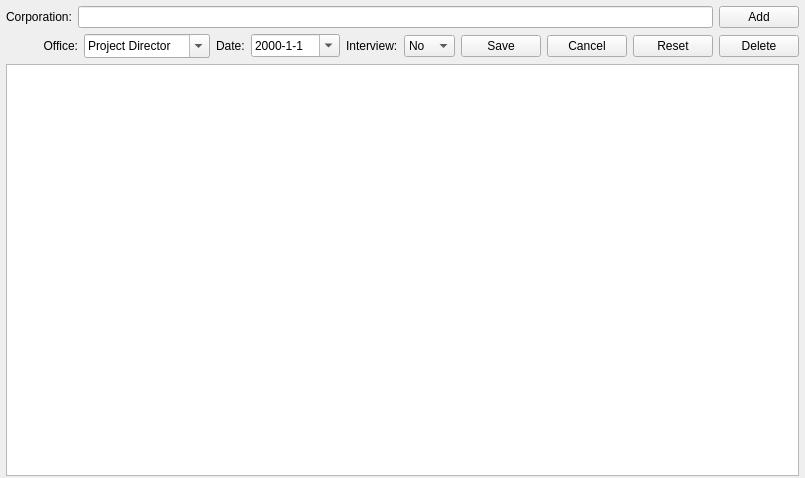
<?xml version="1.0" encoding="UTF-8"?>
<ui version="4.0">
 <class>PostRrd</class>
 <widget class="QWidget" name="PostRrd">
  <property name="geometry">
   <rect>
    <x>0</x>
    <y>0</y>
    <width>805</width>
    <height>478</height>
   </rect>
  </property>
  <property name="minimumSize">
   <size>
    <width>72</width>
    <height>0</height>
   </size>
  </property>
  <property name="windowTitle">
   <string>Resume Manage</string>
  </property>
  <layout class="QGridLayout" name="gridLayout_2">
   <property name="leftMargin">
    <number>6</number>
   </property>
   <property name="topMargin">
    <number>6</number>
   </property>
   <property name="rightMargin">
    <number>6</number>
   </property>
   <property name="bottomMargin">
    <number>2</number>
   </property>
   <item row="0" column="0">
    <layout class="QHBoxLayout" name="horizontalLayout">
     <item>
      <widget class="QLabel" name="corpLabel">
       <property name="sizePolicy">
        <sizepolicy hsizetype="Fixed" vsizetype="Fixed">
         <horstretch>0</horstretch>
         <verstretch>0</verstretch>
        </sizepolicy>
       </property>
       <property name="minimumSize">
        <size>
         <width>0</width>
         <height>0</height>
        </size>
       </property>
       <property name="text">
        <string>Corporation:</string>
       </property>
      </widget>
     </item>
     <item>
      <widget class="LineEdit" name="corpLineEdit"/>
     </item>
     <item>
      <widget class="QPushButton" name="addBtn">
       <property name="text">
        <string>Add</string>
       </property>
      </widget>
     </item>
    </layout>
   </item>
   <item row="1" column="0">
    <widget class="QWidget" name="saveWidget" native="true">
     <layout class="QGridLayout" name="gridLayout">
      <property name="margin">
       <number>0</number>
      </property>
      <property name="horizontalSpacing">
       <number>6</number>
      </property>
      <item row="0" column="7">
       <widget class="QPushButton" name="saveBtn">
        <property name="sizePolicy">
         <sizepolicy hsizetype="Preferred" vsizetype="Fixed">
          <horstretch>0</horstretch>
          <verstretch>0</verstretch>
         </sizepolicy>
        </property>
        <property name="text">
         <string>Save</string>
        </property>
       </widget>
      </item>
      <item row="0" column="10">
       <widget class="QPushButton" name="delBtn">
        <property name="text">
         <string>Delete</string>
        </property>
       </widget>
      </item>
      <item row="0" column="2">
       <widget class="QLabel" name="dateLabel">
        <property name="text">
         <string>Date:</string>
        </property>
       </widget>
      </item>
      <item row="0" column="0">
       <widget class="QLabel" name="officeLabel">
        <property name="minimumSize">
         <size>
          <width>72</width>
          <height>0</height>
         </size>
        </property>
        <property name="text">
         <string>Office:</string>
        </property>
        <property name="alignment">
         <set>Qt::AlignRight|Qt::AlignTrailing|Qt::AlignVCenter</set>
        </property>
       </widget>
      </item>
      <item row="0" column="6">
       <spacer name="horizontalSpacer">
        <property name="orientation">
         <enum>Qt::Horizontal</enum>
        </property>
        <property name="sizeHint" stdset="0">
         <size>
          <width>28</width>
          <height>20</height>
         </size>
        </property>
       </spacer>
      </item>
      <item row="0" column="8">
       <widget class="QPushButton" name="cancelBtn">
        <property name="sizePolicy">
         <sizepolicy hsizetype="Preferred" vsizetype="Fixed">
          <horstretch>0</horstretch>
          <verstretch>0</verstretch>
         </sizepolicy>
        </property>
        <property name="text">
         <string>Cancel</string>
        </property>
       </widget>
      </item>
      <item row="0" column="3">
       <widget class="QDateTimeEdit" name="dateEdit">
        <property name="displayFormat">
         <string notr="true">yyyy-M-d</string>
        </property>
        <property name="calendarPopup">
         <bool>true</bool>
        </property>
       </widget>
      </item>
      <item row="0" column="5">
       <widget class="QComboBox" name="ivwCbx">
        <item>
         <property name="text">
          <string>No</string>
         </property>
        </item>
        <item>
         <property name="text">
          <string>Yes</string>
         </property>
        </item>
       </widget>
      </item>
      <item row="0" column="9">
       <widget class="QPushButton" name="resetBtn">
        <property name="text">
         <string>Reset</string>
        </property>
       </widget>
      </item>
      <item row="0" column="4">
       <widget class="QLabel" name="ivwLabel">
        <property name="text">
         <string>Interview:</string>
        </property>
       </widget>
      </item>
      <item row="0" column="1">
       <widget class="QComboBox" name="officeCbx">
        <property name="sizePolicy">
         <sizepolicy hsizetype="Fixed" vsizetype="Fixed">
          <horstretch>0</horstretch>
          <verstretch>0</verstretch>
         </sizepolicy>
        </property>
        <property name="minimumSize">
         <size>
          <width>0</width>
          <height>0</height>
         </size>
        </property>
        <property name="editable">
         <bool>true</bool>
        </property>
        <property name="sizeAdjustPolicy">
         <enum>QComboBox::AdjustToMinimumContentsLengthWithIcon</enum>
        </property>
        <property name="minimumContentsLength">
         <number>14</number>
        </property>
        <item>
         <property name="text">
          <string>Project Director</string>
         </property>
        </item>
        <item>
         <property name="text">
          <string>Project Manager</string>
         </property>
        </item>
        <item>
         <property name="text">
          <string>Senior Developer</string>
         </property>
        </item>
       </widget>
      </item>
     </layout>
    </widget>
   </item>
   <item row="2" column="0">
    <widget class="QTableView" name="postTableView">
     <property name="minimumSize">
      <size>
       <width>685</width>
       <height>0</height>
      </size>
     </property>
    </widget>
   </item>
  </layout>
  <zorder>saveWidget</zorder>
  <zorder>postTableView</zorder>
  <zorder></zorder>
 </widget>
 <customwidgets>
  <customwidget>
   <class>LineEdit</class>
   <extends>QLineEdit</extends>
   <header>lineedit.h</header>
  </customwidget>
 </customwidgets>
 <resources/>
 <connections/>
</ui>
